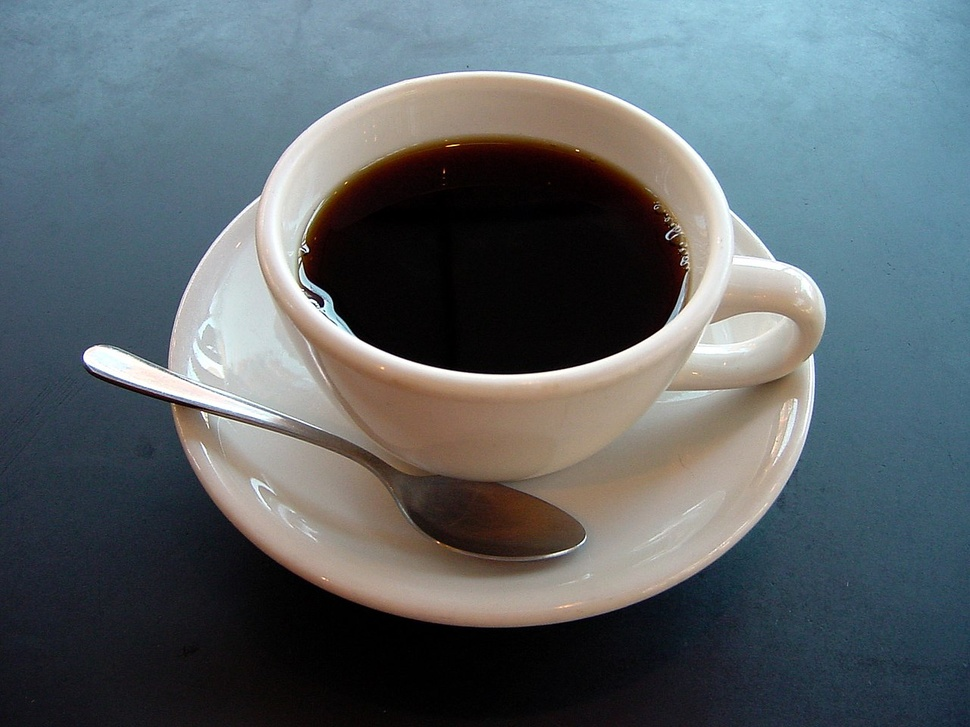
#> input picture chapter03/coffee cup.JPG, 970 x 727 px, shrunk from 1280 x 960 before the run, found by its file name
$ python 03_grabcut_object_extraction.py
#> lines starting #> are read from the running program, lines starting #| are printed output that depends on the picture; after the words box and inside, x2 and y2 are one past the last pixel; in counts of white or black regions, pixels touching at a corner belong together

# OpenCV, numpy, matplotlib 라이브러리 임포트
import cv2 as cv  # OpenCV 라이브러리
import numpy as np  # 수치 계산을 위한 numpy
import matplotlib.pyplot as plt  # 시각화를 위한 matplotlib

# 이미지 파일 경로 지정
coffee_img_path = 'C:\computervision\chapter03\coffee cup.JPG'  # 사용할 이미지 경로
# 이미지 읽기 (BGR 형식)
img = cv.imread(coffee_img_path)
#> img is the input picture: shape (727, 970, 3); mean B, G, R 105.3, 100.9, 92.1
# 이미지가 없으면 에러 발생
if img is None:
    raise FileNotFoundError(f"이미지를 찾을 수 없습니다: {coffee_img_path}")

# 이미지 크기(높이, 너비) 구하기
height, width = img.shape[:2]
#> height = 727; width = 970
# 사각형 너비, 높이를 이미지의 90%로 설정
rect_w = int(width * 0.9)
#> rect_w = 873
rect_h = int(height * 0.9)
#> rect_h = 654
# 사각형 좌상단 좌표 계산 (중앙 정렬)
rect_x = (width - rect_w) // 2
#> rect_x = 48
rect_y = (height - rect_h) // 2
#> rect_y = 36
# GrabCut용 사각형 (x, y, w, h)
rect = (rect_x, rect_y, rect_w, rect_h)
#> rect = (48, 36, 873, 654)

# GrabCut 마스크(초기값 0), 배경/전경 모델 초기화
mask = np.zeros(img.shape[:2], np.uint8)  # 마스크(0:배경, 1:전경)
bgdModel = np.zeros((1, 65), np.float64)  # GrabCut 배경 모델
fgdModel = np.zeros((1, 65), np.float64)  # GrabCut 전경 모델

# GrabCut 알고리즘 실행 (10회 반복, 사각형 기반 초기화)
cv.grabCut(img, mask, rect, bgdModel, fgdModel, 10, cv.GC_INIT_WITH_RECT)

# GrabCut 결과 마스크에서 전경/가능성 전경(1), 나머지(0)로 변환
mask2 = np.where((mask == cv.GC_FGD) | (mask == cv.GC_PR_FGD), 1, 0).astype('uint8')
# 모폴로지 연산(열림/닫힘)으로 노이즈 제거 및 경계 보정
kernel = np.ones((5, 5), np.uint8)  # 5x5 커널
mask2 = cv.morphologyEx(mask2, cv.MORPH_OPEN, kernel)  # 작은 잡음 제거
mask2 = cv.morphologyEx(mask2, cv.MORPH_CLOSE, kernel)  # 경계 매끄럽게

# 배경 제거된 결과 이미지 생성 (배경은 흰색)
result = img.copy()  # 원본 복사
result[mask2 == 0] = [255, 255, 255]  # 배경을 흰색으로 설정
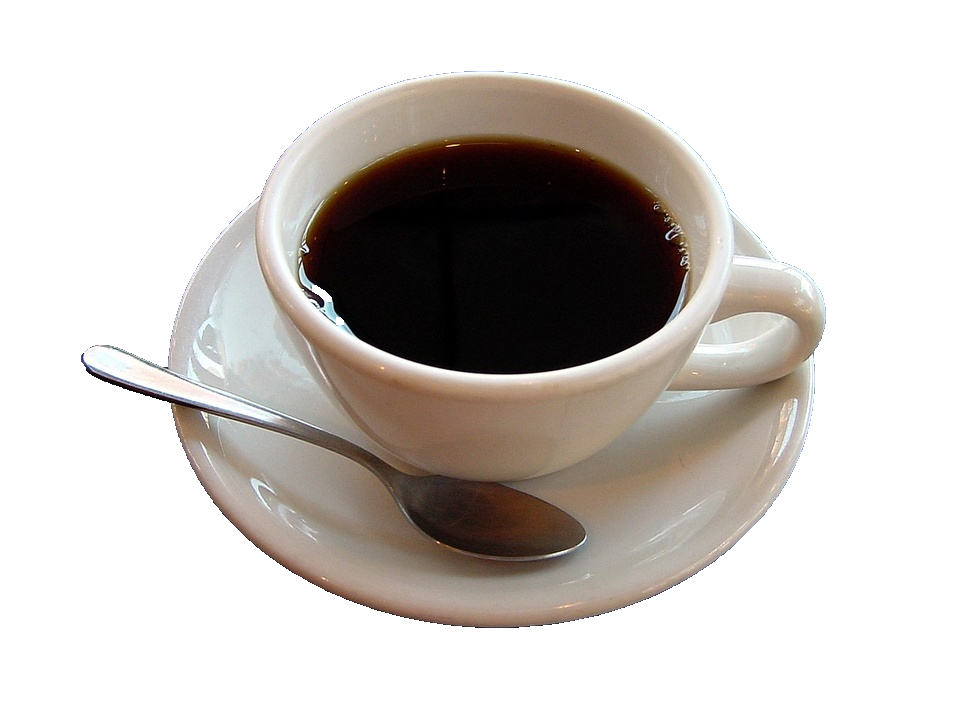
#> result: shape (727, 970, 3); mean B, G, R 195.7, 199.4, 204

# 결과 시각화 (원본, 마스크, 객체 추출)
plt.figure(figsize=(15, 5))  # 전체 그림 크기
plt.subplot(1, 3, 1)  # 첫 번째(원본)
plt.title('Original')
plt.imshow(cv.cvtColor(img, cv.COLOR_BGR2RGB))  # BGR→RGB 변환
plt.axis('off')  # 축 숨김

plt.subplot(1, 3, 2)  # 두 번째(마스크)
plt.title('Mask')
plt.imshow(mask2, cmap='gray')  # 흑백 마스크
plt.axis('off')

plt.subplot(1, 3, 3)  # 세 번째(객체 추출)
plt.title('Object Extracted')
plt.imshow(cv.cvtColor(result, cv.COLOR_BGR2RGB))  # BGR→RGB 변환
plt.axis('off')

plt.tight_layout()  # 레이아웃 자동 조정
plt.show()  # 화면에 출력
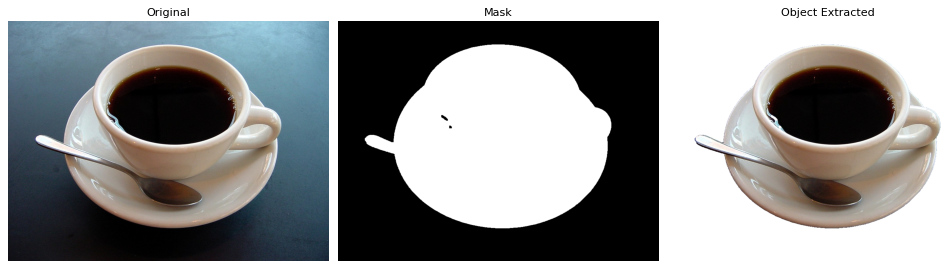
#> figure drawn by matplotlib, 3 panels

$ run again, with chapter03/dabo.jpg copied over chapter03/coffee cup.JPG
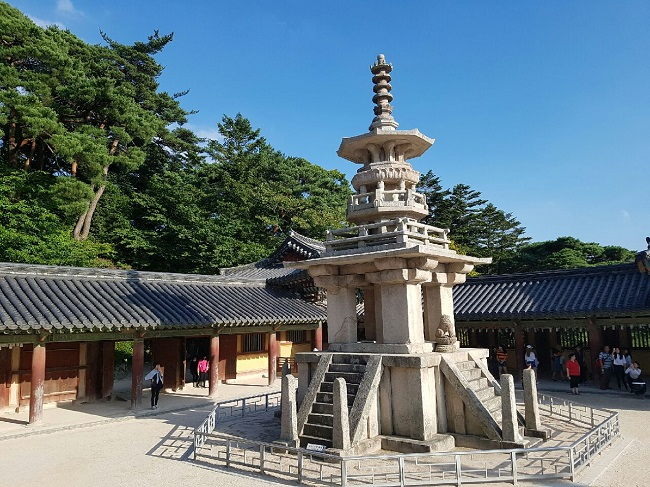
#> input picture chapter03/dabo.jpg, 650 x 487 px, found by its file name
#> img is the input picture: shape (487, 650, 3); mean B, G, R 123.4, 116.1, 96.8
#> `result[mask2 == 0] = [255, 255, 255]`:
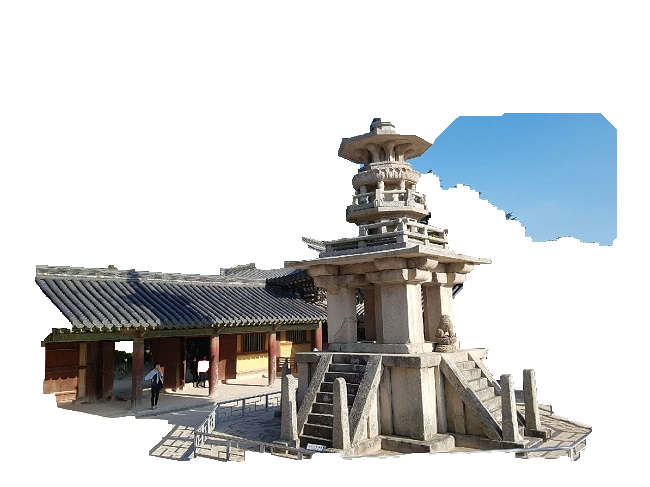
#> result: shape (487, 650, 3); mean B, G, R 206.6, 206.2, 204.5
#> `plt.show()`:
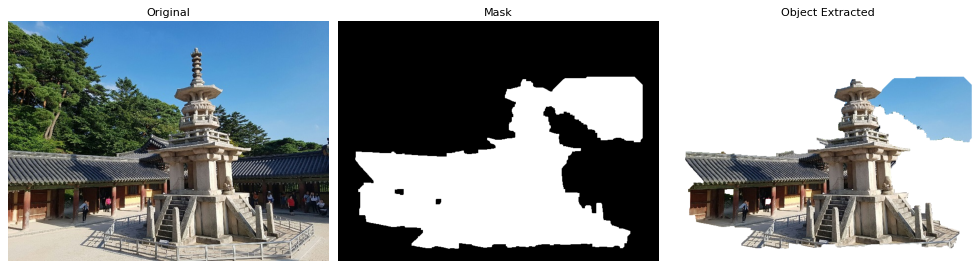
#> figure drawn by matplotlib, 3 panels
